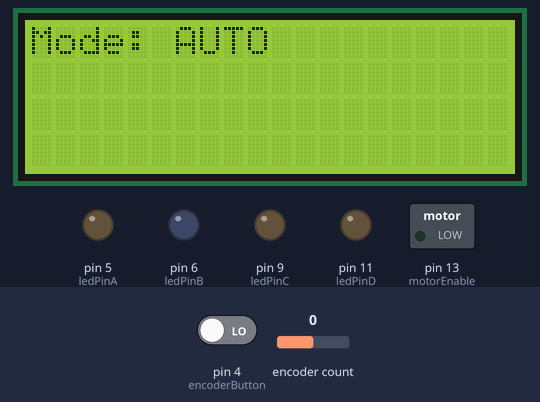
A sketch run on a simulated Arduino Uno, built with avr-gcc and run on an emulated ATmega328P. Parts: 20×4 character LCD, switched loads named in the sketch (green lamp = pin HIGH), output pins drawn as LEDs (lit = HIGH). The inputs (shaded band) are chosen by the test bench; at power-on: encoder count 0, pin 4 (encoderButton) LOW. What the sketch prints to the serial monitor is not drawn.

Above: at 3.9 s.
4.0 s: encoder count set to 1
At 5.2 s:
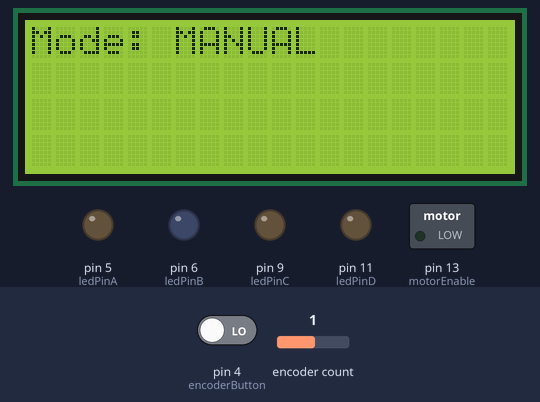
5.5 s: encoder count set to 2
At 6.3 s:
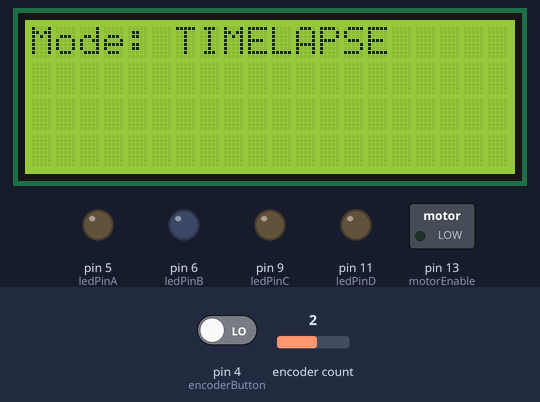
7.0 s: encoder count set to 3
At 7.4 s:
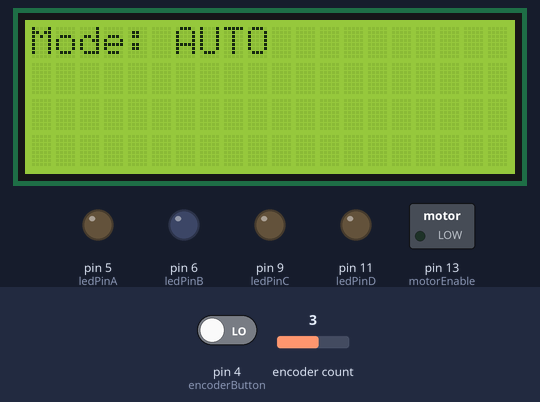
8.5 s: encoder count set to 4
At 9.8 s:
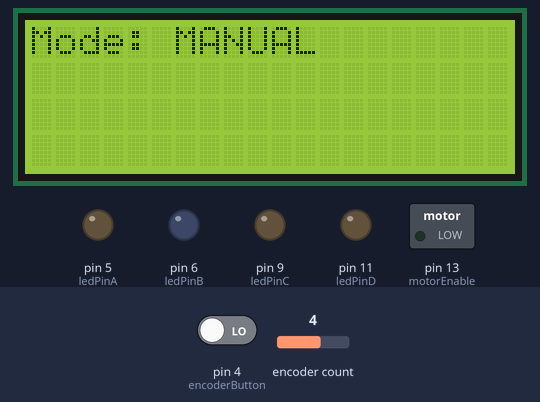
Timing chart, 0 to 11.0 s (numbered marks = the images above; inputs shaded):
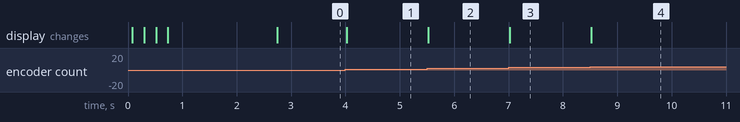

The sketch:

LCD_Serial_test03_nerd.ino
```cpp
#include <Arduino.h>
#include <Wire.h>
#include <LiquidCrystal_I2C.h>
#include <Encoder.h>

// set the LCD address to 0x20 for a 20 chars 4 line display
// Set the pins on the I2C chip used for LCD connections:
//                    addr, en,rw,rs,d4,d5,d6,d7,bl,blpol
//LiquidCrystal_I2C lcd(0x27, 2, 1, 0, 4, 5, 6, 7, 3, POSITIVE);  // Set the LCD I2C address
LiquidCrystal_I2C lcd(0x27,20,4,8);  // Set the LCD I2C address

 const int limitSwitchA = 7;    //set limitSwitchA pin
 const int limitSwitchB = 8;    //set limitSwitchB pin
 const int encoderButton = 4;   //set Encoder Z button
 const int joyPin1 = A0;        //set joystick analog Pin 2
 const int joyPin2 = A1;        //set joystick analog Pin 1
 const int ledPinA = 5;
 const int ledPinB = 6;
 const int ledPinC = 9;
 const int ledPinD = 11;

 Encoder knobEncoder(2, 3);

 int encoderButtonValue = 0;
 int Xvalue = 0;               //stored value of Joystick X axys
 int Yvalue = 0;               //stored value of Joystick Y axys
 int motorEnable = 13;         // for reducing static coil current!


void setup() {

  pinMode (encoderButton, INPUT);
  pinMode (motorEnable, OUTPUT);
  pinMode (limitSwitchA, INPUT);
  pinMode (limitSwitchB, INPUT);
  pinMode (ledPinA, OUTPUT);
  pinMode (ledPinB, OUTPUT);
  pinMode (ledPinC, OUTPUT);
  pinMode (ledPinD, OUTPUT);


  Serial.begin(9600);      // Used to type in characters
  lcd.begin();
  //lcd.begin(20, 4);        // initialize the lcd for 20 chars 4 lines and turn on backlight
  lcd.backlight();
  lcd.setCursor(0, 0);     // writes welcome screen and waits some seconds
  lcd.print("Nerduino Slider MKI");
  delay(200);
  lcd.setCursor(0, 1);
  lcd.print("by Strelok & Navras");
  delay(200);
  lcd.setCursor(0, 2);
  lcd.print("Rotary Push Encoder");
  delay(200);
  lcd.setCursor(0, 3);
  lcd.print("version 1.0");
  delay(2000);
  lcd.clear();

}

void loop() {


/*
  Xvalue = analogRead(joyPin1);       //Reading Joystick X axis

  if(Xvalue < 10) {
    lcd.setCursor(0, 0);
    lcd.print("X: ");
    lcd.setCursor(5, 0);
    lcd.print(Xvalue);
    lcd.print("    ");
  }
  if(10 < Xvalue < 100) {
    lcd.setCursor(0, 0);
    lcd.print("X: ");
    lcd.setCursor(4, 0);
    lcd.print(Xvalue);
    lcd.print("   ");
  }
  if(100 < Xvalue < 1000) {
    lcd.setCursor(0, 0);
    lcd.print("X: ");
    lcd.setCursor(3, 0);
    lcd.print(Xvalue);
    lcd.print("    ");
  }
  if(Xvalue > 1000) {
    lcd.setCursor(0, 0);
    lcd.print("X: ");
    lcd.setCursor(3, 0);
    lcd.print(Xvalue);
    lcd.print("    ");
  }

  delay(100);                         //Delay between reading Analog Pins

  Yvalue = analogRead(joyPin2);       //Reading Joystick Y axis

  if(Yvalue < 10) {
    lcd.setCursor(0, 1);
    lcd.print("Y: ");
    lcd.setCursor(5, 1);
    lcd.print(Yvalue);
    lcd.print("    ");
  }
  if(10 < Yvalue < 100) {
    lcd.setCursor(0, 1);
    lcd.print("Y: ");
    lcd.setCursor(4, 1);
    lcd.print(Yvalue);
    lcd.print("    ");
  }
  if(100 < Yvalue < 1000) {
    lcd.setCursor(0, 1);
    lcd.print("Y: ");
    lcd.setCursor(3, 1);
    lcd.print(Yvalue);
    lcd.print("    ");
  }
  if(Xvalue > 1000) {
    lcd.setCursor(0, 1);
    lcd.print("Y: ");
    lcd.setCursor(3, 1);
    lcd.print(Yvalue);
    lcd.print("    ");
  }*/

  long encoderValue = knobEncoder.read();
  Serial.println(encoderValue);
  //if (hogiaselezionatolamodalita)
switch ((abs(encoderValue)/4)%3) {
    case 0:
      lcd.setCursor(0, 0);
      lcd.print("Mode: AUTO     ");
      break;
    case 1:
      lcd.setCursor(0, 0);
      lcd.print("Mode: MANUAL   ");
      encoderButtonValue = digitalRead(encoderButton);    //Reading if the encoder Z button is pressed
        if (encoderButtonValue == LOW) {         // check if the input is LOW (button pressed)

      }
      break;
    case 2:
      lcd.setCursor(0, 0);
      lcd.print("Mode: TIMELAPSE");
      break;
  }

 }
```

Measured:
- after the input at 4.0 s, the display: changes at once (image 1)
- after the input at 5.5 s, the display: changes at once (image 2)
- after the input at 7.0 s, the display: changes at once (image 3)
- after the input at 8.5 s, the display: changes at once (image 4)
